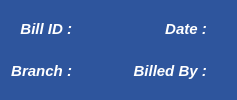
    <widget class="QWidget" name="widget" native="true">
     <property name="palette">
      <palette>
       <active>
        <colorrole role="WindowText">
         <brush brushstyle="SolidPattern">
          <color alpha="255">
           <red>0</red>
           <green>0</green>
           <blue>0</blue>
          </color>
         </brush>
        </colorrole>
        <colorrole role="Button">
         <brush brushstyle="SolidPattern">
          <color alpha="255">
           <red>180</red>
           <green>180</green>
           <blue>180</blue>
          </color>
         </brush>
        </colorrole>
        <colorrole role="Light">
         <brush brushstyle="SolidPattern">
          <color alpha="255">
           <red>255</red>
           <green>255</green>
           <blue>255</blue>
          </color>
         </brush>
        </colorrole>
        <colorrole role="Midlight">
         <brush brushstyle="SolidPattern">
          <color alpha="255">
           <red>217</red>
           <green>217</green>
           <blue>217</blue>
          </color>
         </brush>
        </colorrole>
        <colorrole role="Dark">
         <brush brushstyle="SolidPattern">
          <color alpha="255">
           <red>90</red>
           <green>90</green>
           <blue>90</blue>
          </color>
         </brush>
        </colorrole>
        <colorrole role="Mid">
         <brush brushstyle="SolidPattern">
          <color alpha="255">
           <red>120</red>
           <green>120</green>
           <blue>120</blue>
          </color>
         </brush>
        </colorrole>
        <colorrole role="Text">
         <brush brushstyle="SolidPattern">
          <color alpha="255">
           <red>0</red>
           <green>0</green>
           <blue>0</blue>
          </color>
         </brush>
        </colorrole>
        <colorrole role="BrightText">
         <brush brushstyle="SolidPattern">
          <color alpha="255">
           <red>255</red>
           <green>255</green>
           <blue>255</blue>
          </color>
         </brush>
        </colorrole>
        <colorrole role="ButtonText">
         <brush brushstyle="SolidPattern">
          <color alpha="255">
           <red>0</red>
           <green>0</green>
           <blue>0</blue>
          </color>
         </brush>
        </colorrole>
        <colorrole role="Base">
         <brush brushstyle="SolidPattern">
          <color alpha="255">
           <red>255</red>
           <green>255</green>
           <blue>255</blue>
          </color>
         </brush>
        </colorrole>
        <colorrole role="Window">
         <brush brushstyle="SolidPattern">
          <color alpha="255">
           <red>46</red>
           <green>85</green>
           <blue>157</blue>
          </color>
         </brush>
        </colorrole>
        <colorrole role="Shadow">
         <brush brushstyle="SolidPattern">
          <color alpha="255">
           <red>0</red>
           <green>0</green>
           <blue>0</blue>
          </color>
         </brush>
        </colorrole>
        <colorrole role="AlternateBase">
         <brush brushstyle="SolidPattern">
          <color alpha="255">
           <red>217</red>
           <green>217</green>
           <blue>217</blue>
          </color>
         </brush>
        </colorrole>
        <colorrole role="ToolTipBase">
         <brush brushstyle="SolidPattern">
          <color alpha="255">
           <red>255</red>
           <green>255</green>
           <blue>220</blue>
          </color>
         </brush>
        </colorrole>
        <colorrole role="ToolTipText">
         <brush brushstyle="SolidPattern">
          <color alpha="255">
           <red>0</red>
           <green>0</green>
           <blue>0</blue>
          </color>
         </brush>
        </colorrole>
       </active>
       <inactive>
        <colorrole role="WindowText">
         <brush brushstyle="SolidPattern">
          <color alpha="255">
           <red>0</red>
           <green>0</green>
           <blue>0</blue>
          </color>
         </brush>
        </colorrole>
        <colorrole role="Button">
         <brush brushstyle="SolidPattern">
          <color alpha="255">
           <red>180</red>
           <green>180</green>
           <blue>180</blue>
          </color>
         </brush>
        </colorrole>
        <colorrole role="Light">
         <brush brushstyle="SolidPattern">
          <color alpha="255">
           <red>255</red>
           <green>255</green>
           <blue>255</blue>
          </color>
         </brush>
        </colorrole>
        <colorrole role="Midlight">
         <brush brushstyle="SolidPattern">
          <color alpha="255">
           <red>217</red>
           <green>217</green>
           <blue>217</blue>
          </color>
         </brush>
        </colorrole>
        <colorrole role="Dark">
         <brush brushstyle="SolidPattern">
          <color alpha="255">
           <red>90</red>
           <green>90</green>
           <blue>90</blue>
          </color>
         </brush>
        </colorrole>
        <colorrole role="Mid">
         <brush brushstyle="SolidPattern">
          <color alpha="255">
           <red>120</red>
           <green>120</green>
           <blue>120</blue>
          </color>
         </brush>
        </colorrole>
        <colorrole role="Text">
         <brush brushstyle="SolidPattern">
          <color alpha="255">
           <red>0</red>
           <green>0</green>
           <blue>0</blue>
          </color>
         </brush>
        </colorrole>
        <colorrole role="BrightText">
         <brush brushstyle="SolidPattern">
          <color alpha="255">
           <red>255</red>
           <green>255</green>
           <blue>255</blue>
          </color>
         </brush>
        </colorrole>
        <colorrole role="ButtonText">
         <brush brushstyle="SolidPattern">
          <color alpha="255">
           <red>0</red>
           <green>0</green>
           <blue>0</blue>
          </color>
         </brush>
        </colorrole>
        <colorrole role="Base">
         <brush brushstyle="SolidPattern">
          <color alpha="255">
           <red>255</red>
           <green>255</green>
           <blue>255</blue>
          </color>
         </brush>
        </colorrole>
        <colorrole role="Window">
         <brush brushstyle="SolidPattern">
          <color alpha="255">
           <red>46</red>
           <green>85</green>
           <blue>157</blue>
          </color>
         </brush>
        </colorrole>
        <colorrole role="Shadow">
         <brush brushstyle="SolidPattern">
          <color alpha="255">
           <red>0</red>
           <green>0</green>
           <blue>0</blue>
          </color>
         </brush>
        </colorrole>
        <colorrole role="AlternateBase">
         <brush brushstyle="SolidPattern">
          <color alpha="255">
           <red>217</red>
           <green>217</green>
           <blue>217</blue>
          </color>
         </brush>
        </colorrole>
        <colorrole role="ToolTipBase">
         <brush brushstyle="SolidPattern">
          <color alpha="255">
           <red>255</red>
           <green>255</green>
           <blue>220</blue>
          </color>
         </brush>
        </colorrole>
        <colorrole role="ToolTipText">
         <brush brushstyle="SolidPattern">
          <color alpha="255">
           <red>0</red>
           <green>0</green>
           <blue>0</blue>
          </color>
         </brush>
        </colorrole>
       </inactive>
       <disabled>
        <colorrole role="WindowText">
         <brush brushstyle="SolidPattern">
          <color alpha="255">
           <red>90</red>
           <green>90</green>
           <blue>90</blue>
          </color>
         </brush>
        </colorrole>
        <colorrole role="Button">
         <brush brushstyle="SolidPattern">
          <color alpha="255">
           <red>180</red>
           <green>180</green>
           <blue>180</blue>
          </color>
         </brush>
        </colorrole>
        <colorrole role="Light">
         <brush brushstyle="SolidPattern">
          <color alpha="255">
           <red>255</red>
           <green>255</green>
           <blue>255</blue>
          </color>
         </brush>
        </colorrole>
        <colorrole role="Midlight">
         <brush brushstyle="SolidPattern">
          <color alpha="255">
           <red>217</red>
           <green>217</green>
           <blue>217</blue>
          </color>
         </brush>
        </colorrole>
        <colorrole role="Dark">
         <brush brushstyle="SolidPattern">
          <color alpha="255">
           <red>90</red>
           <green>90</green>
           <blue>90</blue>
          </color>
         </brush>
        </colorrole>
        <colorrole role="Mid">
         <brush brushstyle="SolidPattern">
          <color alpha="255">
           <red>120</red>
           <green>120</green>
           <blue>120</blue>
          </color>
         </brush>
        </colorrole>
        <colorrole role="Text">
         <brush brushstyle="SolidPattern">
          <color alpha="255">
           <red>90</red>
           <green>90</green>
           <blue>90</blue>
          </color>
         </brush>
        </colorrole>
        <colorrole role="BrightText">
         <brush brushstyle="SolidPattern">
          <color alpha="255">
           <red>255</red>
           <green>255</green>
           <blue>255</blue>
          </color>
         </brush>
        </colorrole>
        <colorrole role="ButtonText">
         <brush brushstyle="SolidPattern">
          <color alpha="255">
           <red>90</red>
           <green>90</green>
           <blue>90</blue>
          </color>
         </brush>
        </colorrole>
        <colorrole role="Base">
         <brush brushstyle="SolidPattern">
          <color alpha="255">
           <red>46</red>
           <green>85</green>
           <blue>157</blue>
          </color>
         </brush>
        </colorrole>
        <colorrole role="Window">
         <brush brushstyle="SolidPattern">
          <color alpha="255">
           <red>46</red>
           <green>85</green>
           <blue>157</blue>
          </color>
         </brush>
        </colorrole>
        <colorrole role="Shadow">
         <brush brushstyle="SolidPattern">
          <color alpha="255">
           <red>0</red>
           <green>0</green>
           <blue>0</blue>
          </color>
         </brush>
        </colorrole>
        <colorrole role="AlternateBase">
         <brush brushstyle="SolidPattern">
          <color alpha="255">
           <red>180</red>
           <green>180</green>
           <blue>180</blue>
          </color>
         </brush>
        </colorrole>
        <colorrole role="ToolTipBase">
         <brush brushstyle="SolidPattern">
          <color alpha="255">
           <red>255</red>
           <green>255</green>
           <blue>220</blue>
          </color>
         </brush>
        </colorrole>
        <colorrole role="ToolTipText">
         <brush brushstyle="SolidPattern">
          <color alpha="255">
           <red>0</red>
           <green>0</green>
           <blue>0</blue>
          </color>
         </brush>
        </colorrole>
       </disabled>
      </palette>
     </property>
     <property name="font">
      <font>
       <pointsize>10</pointsize>
      </font>
     </property>
     <property name="autoFillBackground">
      <bool>true</bool>
     </property>
     <layout class="QGridLayout" name="gridLayout">
      <item row="0" column="0">
       <widget class="QLabel" name="label_3">
        <property name="palette">
         <palette>
          <active>
           <colorrole role="WindowText">
            <brush brushstyle="SolidPattern">
             <color alpha="255">
              <red>255</red>
              <green>255</green>
              <blue>255</blue>
             </color>
            </brush>
           </colorrole>
          </active>
          <inactive>
           <colorrole role="WindowText">
            <brush brushstyle="SolidPattern">
             <color alpha="255">
              <red>255</red>
              <green>255</green>
              <blue>255</blue>
             </color>
            </brush>
           </colorrole>
          </inactive>
          <disabled>
           <colorrole role="WindowText">
            <brush brushstyle="SolidPattern">
             <color alpha="255">
              <red>90</red>
              <green>90</green>
              <blue>90</blue>
             </color>
            </brush>
           </colorrole>
          </disabled>
         </palette>
        </property>
        <property name="font">
         <font>
          <family>Arial</family>
          <pointsize>11</pointsize>
          <weight>75</weight>
          <italic>true</italic>
          <bold>true</bold>
         </font>
        </property>
        <property name="text">
         <string>Bill ID :</string>
        </property>
        <property name="alignment">
         <set>Qt::AlignRight|Qt::AlignTrailing|Qt::AlignVCenter</set>
        </property>
       </widget>
      </item>
      <item row="1" column="0">
       <widget class="QLabel" name="label_4">
        <property name="palette">
         <palette>
          <active>
           <colorrole role="WindowText">
            <brush brushstyle="SolidPattern">
             <color alpha="255">
              <red>255</red>
              <green>255</green>
              <blue>255</blue>
             </color>
            </brush>
           </colorrole>
          </active>
          <inactive>
           <colorrole role="WindowText">
            <brush brushstyle="SolidPattern">
             <color alpha="255">
              <red>255</red>
              <green>255</green>
              <blue>255</blue>
             </color>
            </brush>
           </colorrole>
          </inactive>
          <disabled>
           <colorrole role="WindowText">
            <brush brushstyle="SolidPattern">
             <color alpha="255">
              <red>90</red>
              <green>90</green>
              <blue>90</blue>
             </color>
            </brush>
           </colorrole>
          </disabled>
         </palette>
        </property>
        <property name="font">
         <font>
          <family>Arial</family>
          <pointsize>11</pointsize>
          <weight>75</weight>
          <italic>true</italic>
          <bold>true</bold>
         </font>
        </property>
        <property name="text">
         <string>Branch :</string>
        </property>
        <property name="alignment">
         <set>Qt::AlignRight|Qt::AlignTrailing|Qt::AlignVCenter</set>
        </property>
       </widget>
      </item>
      <item row="0" column="3">
       <widget class="QLabel" name="label_5">
        <property name="palette">
         <palette>
          <active>
           <colorrole role="WindowText">
            <brush brushstyle="SolidPattern">
             <color alpha="255">
              <red>255</red>
              <green>255</green>
              <blue>255</blue>
             </color>
            </brush>
           </colorrole>
          </active>
          <inactive>
           <colorrole role="WindowText">
            <brush brushstyle="SolidPattern">
             <color alpha="255">
              <red>255</red>
              <green>255</green>
              <blue>255</blue>
             </color>
            </brush>
           </colorrole>
          </inactive>
          <disabled>
           <colorrole role="WindowText">
            <brush brushstyle="SolidPattern">
             <color alpha="255">
              <red>90</red>
              <green>90</green>
              <blue>90</blue>
             </color>
            </brush>
           </colorrole>
          </disabled>
         </palette>
        </property>
        <property name="font">
         <font>
          <family>Arial</family>
          <pointsize>11</pointsize>
          <weight>75</weight>
          <italic>true</italic>
          <bold>true</bold>
         </font>
        </property>
        <property name="text">
         <string>Date : </string>
        </property>
        <property name="alignment">
         <set>Qt::AlignRight|Qt::AlignTrailing|Qt::AlignVCenter</set>
        </property>
       </widget>
      </item>
      <item row="1" column="3">
       <widget class="QLabel" name="label_2">
        <property name="palette">
         <palette>
          <active>
           <colorrole role="WindowText">
            <brush brushstyle="SolidPattern">
             <color alpha="255">
              <red>255</red>
              <green>255</green>
              <blue>255</blue>
             </color>
            </brush>
           </colorrole>
          </active>
          <inactive>
           <colorrole role="WindowText">
            <brush brushstyle="SolidPattern">
             <color alpha="255">
              <red>255</red>
              <green>255</green>
              <blue>255</blue>
             </color>
            </brush>
           </colorrole>
          </inactive>
          <disabled>
           <colorrole role="WindowText">
            <brush brushstyle="SolidPattern">
             <color alpha="255">
              <red>90</red>
              <green>90</green>
              <blue>90</blue>
             </color>
            </brush>
           </colorrole>
          </disabled>
         </palette>
        </property>
        <property name="font">
         <font>
          <family>Arial</family>
          <pointsize>11</pointsize>
          <weight>75</weight>
          <italic>true</italic>
          <bold>true</bold>
         </font>
        </property>
        <property name="text">
         <string>Billed By : </string>
        </property>
        <property name="alignment">
         <set>Qt::AlignRight|Qt::AlignTrailing|Qt::AlignVCenter</set>
        </property>
       </widget>
      </item>
      <item row="0" column="4">
       <widget class="QLabel" name="dateLabel">
        <property name="palette">
         <palette>
          <active>
           <colorrole role="WindowText">
            <brush brushstyle="SolidPattern">
             <color alpha="255">
              <red>255</red>
              <green>255</green>
              <blue>255</blue>
             </color>
            </brush>
           </colorrole>
          </active>
          <inactive>
           <colorrole role="WindowText">
            <brush brushstyle="SolidPattern">
             <color alpha="255">
              <red>255</red>
              <green>255</green>
              <blue>255</blue>
             </color>
            </brush>
           </colorrole>
          </inactive>
          <disabled>
           <colorrole role="WindowText">
            <brush brushstyle="SolidPattern">
             <color alpha="255">
              <red>90</red>
              <green>90</green>
              <blue>90</blue>
             </color>
            </brush>
           </colorrole>
          </disabled>
         </palette>
        </property>
        <property name="font">
         <font>
          <pointsize>11</pointsize>
          <weight>75</weight>
          <bold>true</bold>
         </font>
        </property>
        <property name="text">
         <string/>
        </property>
       </widget>
      </item>
      <item row="1" column="1">
       <widget class="QLabel" name="branchLabel">
        <property name="palette">
         <palette>
          <active>
           <colorrole role="WindowText">
            <brush brushstyle="SolidPattern">
             <color alpha="255">
              <red>255</red>
              <green>255</green>
              <blue>255</blue>
             </color>
            </brush>
           </colorrole>
          </active>
          <inactive>
           <colorrole role="WindowText">
            <brush brushstyle="SolidPattern">
             <color alpha="255">
              <red>255</red>
              <green>255</green>
              <blue>255</blue>
             </color>
            </brush>
           </colorrole>
          </inactive>
          <disabled>
           <colorrole role="WindowText">
            <brush brushstyle="SolidPattern">
             <color alpha="255">
              <red>90</red>
              <green>90</green>
              <blue>90</blue>
             </color>
            </brush>
           </colorrole>
          </disabled>
         </palette>
        </property>
        <property name="font">
         <font>
          <pointsize>11</pointsize>
          <weight>75</weight>
          <bold>true</bold>
         </font>
        </property>
        <property name="text">
         <string/>
        </property>
       </widget>
      </item>
      <item row="0" column="1">
       <widget class="QLabel" name="billIdLabel">
        <property name="palette">
         <palette>
          <active>
           <colorrole role="WindowText">
            <brush brushstyle="SolidPattern">
             <color alpha="255">
              <red>255</red>
              <green>255</green>
              <blue>255</blue>
             </color>
            </brush>
           </colorrole>
          </active>
          <inactive>
           <colorrole role="WindowText">
            <brush brushstyle="SolidPattern">
             <color alpha="255">
              <red>255</red>
              <green>255</green>
              <blue>255</blue>
             </color>
            </brush>
           </colorrole>
          </inactive>
          <disabled>
           <colorrole role="WindowText">
            <brush brushstyle="SolidPattern">
             <color alpha="255">
              <red>90</red>
              <green>90</green>
              <blue>90</blue>
             </color>
            </brush>
           </colorrole>
          </disabled>
         </palette>
        </property>
        <property name="font">
         <font>
          <pointsize>11</pointsize>
          <weight>75</weight>
          <bold>true</bold>
         </font>
        </property>
        <property name="text">
         <string/>
        </property>
       </widget>
      </item>
      <item row="1" column="4">
       <widget class="QLabel" name="billedByLabel">
        <property name="palette">
         <palette>
          <active>
           <colorrole role="WindowText">
            <brush brushstyle="SolidPattern">
             <color alpha="255">
              <red>255</red>
              <green>255</green>
              <blue>255</blue>
             </color>
            </brush>
           </colorrole>
          </active>
          <inactive>
           <colorrole role="WindowText">
            <brush brushstyle="SolidPattern">
             <color alpha="255">
              <red>255</red>
              <green>255</green>
              <blue>255</blue>
             </color>
            </brush>
           </colorrole>
          </inactive>
          <disabled>
           <colorrole role="WindowText">
            <brush brushstyle="SolidPattern">
             <color alpha="255">
              <red>90</red>
              <green>90</green>
              <blue>90</blue>
             </color>
            </brush>
           </colorrole>
          </disabled>
         </palette>
        </property>
        <property name="font">
         <font>
          <pointsize>11</pointsize>
          <weight>75</weight>
          <bold>true</bold>
         </font>
        </property>
        <property name="text">
         <string/>
        </property>
       </widget>
      </item>
      <item row="0" column="2">
       <spacer name="horizontalSpacer_2">
        <property name="orientation">
         <enum>Qt::Horizontal</enum>
        </property>
        <property name="sizeHint" stdset="0">
         <size>
          <width>40</width>
          <height>20</height>
         </size>
        </property>
       </spacer>
      </item>
      <item row="1" column="2">
       <spacer name="horizontalSpacer_3">
        <property name="orientation">
         <enum>Qt::Horizontal</enum>
        </property>
        <property name="sizeHint" stdset="0">
         <size>
          <width>40</width>
          <height>20</height>
         </size>
        </property>
       </spacer>
      </item>
     </layout>
    </widget>
